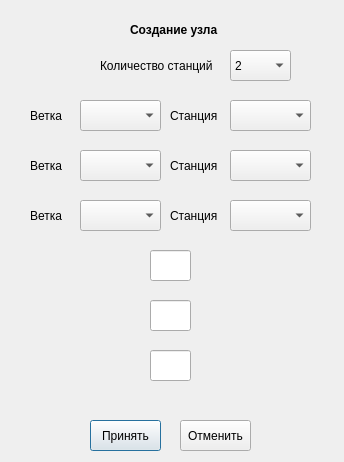
<?xml version="1.0" encoding="UTF-8"?>
<ui version="4.0">
 <class>CreateJunctionDialog</class>
 <widget class="QDialog" name="CreateJunctionDialog">
  <property name="geometry">
   <rect>
    <x>0</x>
    <y>0</y>
    <width>344</width>
    <height>462</height>
   </rect>
  </property>
  <property name="windowTitle">
   <string>Создание узла</string>
  </property>
  <widget class="QPushButton" name="okButton">
   <property name="geometry">
    <rect>
     <x>90</x>
     <y>420</y>
     <width>71</width>
     <height>31</height>
    </rect>
   </property>
   <property name="text">
    <string>Принять</string>
   </property>
  </widget>
  <widget class="QPushButton" name="cancelButton">
   <property name="geometry">
    <rect>
     <x>180</x>
     <y>420</y>
     <width>71</width>
     <height>31</height>
    </rect>
   </property>
   <property name="text">
    <string>Отменить</string>
   </property>
  </widget>
  <widget class="QComboBox" name="branchBox_2">
   <property name="geometry">
    <rect>
     <x>80</x>
     <y>150</y>
     <width>81</width>
     <height>31</height>
    </rect>
   </property>
  </widget>
  <widget class="QComboBox" name="branchBox_1">
   <property name="geometry">
    <rect>
     <x>80</x>
     <y>100</y>
     <width>81</width>
     <height>31</height>
    </rect>
   </property>
  </widget>
  <widget class="QComboBox" name="branchBox_3">
   <property name="geometry">
    <rect>
     <x>80</x>
     <y>200</y>
     <width>81</width>
     <height>31</height>
    </rect>
   </property>
  </widget>
  <widget class="QComboBox" name="stationBox_1">
   <property name="enabled">
    <bool>true</bool>
   </property>
   <property name="geometry">
    <rect>
     <x>230</x>
     <y>100</y>
     <width>81</width>
     <height>31</height>
    </rect>
   </property>
  </widget>
  <widget class="QComboBox" name="stationBox_2">
   <property name="enabled">
    <bool>true</bool>
   </property>
   <property name="geometry">
    <rect>
     <x>230</x>
     <y>150</y>
     <width>81</width>
     <height>31</height>
    </rect>
   </property>
  </widget>
  <widget class="QComboBox" name="stationBox_3">
   <property name="enabled">
    <bool>true</bool>
   </property>
   <property name="geometry">
    <rect>
     <x>230</x>
     <y>200</y>
     <width>81</width>
     <height>31</height>
    </rect>
   </property>
  </widget>
  <widget class="QLabel" name="label">
   <property name="geometry">
    <rect>
     <x>130</x>
     <y>20</y>
     <width>101</width>
     <height>21</height>
    </rect>
   </property>
   <property name="text">
    <string>&lt;html&gt;&lt;head/&gt;&lt;body&gt;&lt;p&gt;&lt;span style=&quot; font-size:9pt; font-weight:600;&quot;&gt;Создание узла&lt;/span&gt;&lt;/p&gt;&lt;/body&gt;&lt;/html&gt;</string>
   </property>
  </widget>
  <widget class="QComboBox" name="numberOfStationsBox">
   <property name="geometry">
    <rect>
     <x>230</x>
     <y>50</y>
     <width>61</width>
     <height>31</height>
    </rect>
   </property>
   <item>
    <property name="text">
     <string>2</string>
    </property>
   </item>
   <item>
    <property name="text">
     <string>3</string>
    </property>
   </item>
  </widget>
  <widget class="QLabel" name="errorLabel">
   <property name="geometry">
    <rect>
     <x>40</x>
     <y>390</y>
     <width>261</width>
     <height>21</height>
    </rect>
   </property>
   <property name="text">
    <string/>
   </property>
   <property name="alignment">
    <set>Qt::AlignCenter</set>
   </property>
  </widget>
  <widget class="QLabel" name="stationLabel1">
   <property name="geometry">
    <rect>
     <x>60</x>
     <y>250</y>
     <width>81</width>
     <height>31</height>
    </rect>
   </property>
   <property name="text">
    <string/>
   </property>
   <property name="alignment">
    <set>Qt::AlignRight|Qt::AlignTrailing|Qt::AlignVCenter</set>
   </property>
  </widget>
  <widget class="QLineEdit" name="lengthOfDistance">
   <property name="geometry">
    <rect>
     <x>150</x>
     <y>250</y>
     <width>41</width>
     <height>31</height>
    </rect>
   </property>
   <property name="alignment">
    <set>Qt::AlignCenter</set>
   </property>
  </widget>
  <widget class="QLabel" name="stationLabel2">
   <property name="geometry">
    <rect>
     <x>200</x>
     <y>250</y>
     <width>81</width>
     <height>31</height>
    </rect>
   </property>
   <property name="text">
    <string/>
   </property>
  </widget>
  <widget class="QLabel" name="stationLabel1_2">
   <property name="geometry">
    <rect>
     <x>60</x>
     <y>300</y>
     <width>81</width>
     <height>31</height>
    </rect>
   </property>
   <property name="text">
    <string/>
   </property>
   <property name="alignment">
    <set>Qt::AlignRight|Qt::AlignTrailing|Qt::AlignVCenter</set>
   </property>
  </widget>
  <widget class="QLineEdit" name="lengthOfDistance_2">
   <property name="geometry">
    <rect>
     <x>150</x>
     <y>300</y>
     <width>41</width>
     <height>31</height>
    </rect>
   </property>
   <property name="alignment">
    <set>Qt::AlignCenter</set>
   </property>
  </widget>
  <widget class="QLabel" name="stationLabel2_2">
   <property name="geometry">
    <rect>
     <x>200</x>
     <y>300</y>
     <width>81</width>
     <height>31</height>
    </rect>
   </property>
   <property name="text">
    <string/>
   </property>
  </widget>
  <widget class="QLabel" name="stationLabel1_3">
   <property name="geometry">
    <rect>
     <x>60</x>
     <y>350</y>
     <width>81</width>
     <height>31</height>
    </rect>
   </property>
   <property name="text">
    <string/>
   </property>
   <property name="alignment">
    <set>Qt::AlignRight|Qt::AlignTrailing|Qt::AlignVCenter</set>
   </property>
  </widget>
  <widget class="QLineEdit" name="lengthOfDistance_3">
   <property name="geometry">
    <rect>
     <x>150</x>
     <y>350</y>
     <width>41</width>
     <height>31</height>
    </rect>
   </property>
   <property name="alignment">
    <set>Qt::AlignCenter</set>
   </property>
  </widget>
  <widget class="QLabel" name="stationLabel2_3">
   <property name="geometry">
    <rect>
     <x>200</x>
     <y>350</y>
     <width>81</width>
     <height>31</height>
    </rect>
   </property>
   <property name="text">
    <string/>
   </property>
  </widget>
  <widget class="QLabel" name="label_2">
   <property name="geometry">
    <rect>
     <x>100</x>
     <y>50</y>
     <width>121</width>
     <height>31</height>
    </rect>
   </property>
   <property name="text">
    <string>Количество станций</string>
   </property>
  </widget>
  <widget class="QLabel" name="label_3">
   <property name="geometry">
    <rect>
     <x>30</x>
     <y>100</y>
     <width>47</width>
     <height>31</height>
    </rect>
   </property>
   <property name="text">
    <string>Ветка</string>
   </property>
  </widget>
  <widget class="QLabel" name="label_4">
   <property name="geometry">
    <rect>
     <x>170</x>
     <y>100</y>
     <width>51</width>
     <height>31</height>
    </rect>
   </property>
   <property name="text">
    <string>Станция</string>
   </property>
  </widget>
  <widget class="QLabel" name="label_5">
   <property name="geometry">
    <rect>
     <x>30</x>
     <y>150</y>
     <width>47</width>
     <height>31</height>
    </rect>
   </property>
   <property name="text">
    <string>Ветка</string>
   </property>
  </widget>
  <widget class="QLabel" name="label_6">
   <property name="geometry">
    <rect>
     <x>30</x>
     <y>200</y>
     <width>47</width>
     <height>31</height>
    </rect>
   </property>
   <property name="text">
    <string>Ветка</string>
   </property>
  </widget>
  <widget class="QLabel" name="label_7">
   <property name="geometry">
    <rect>
     <x>170</x>
     <y>150</y>
     <width>51</width>
     <height>31</height>
    </rect>
   </property>
   <property name="text">
    <string>Станция</string>
   </property>
  </widget>
  <widget class="QLabel" name="label_8">
   <property name="geometry">
    <rect>
     <x>170</x>
     <y>200</y>
     <width>51</width>
     <height>31</height>
    </rect>
   </property>
   <property name="text">
    <string>Станция</string>
   </property>
  </widget>
 </widget>
 <resources/>
 <connections/>
</ui>
